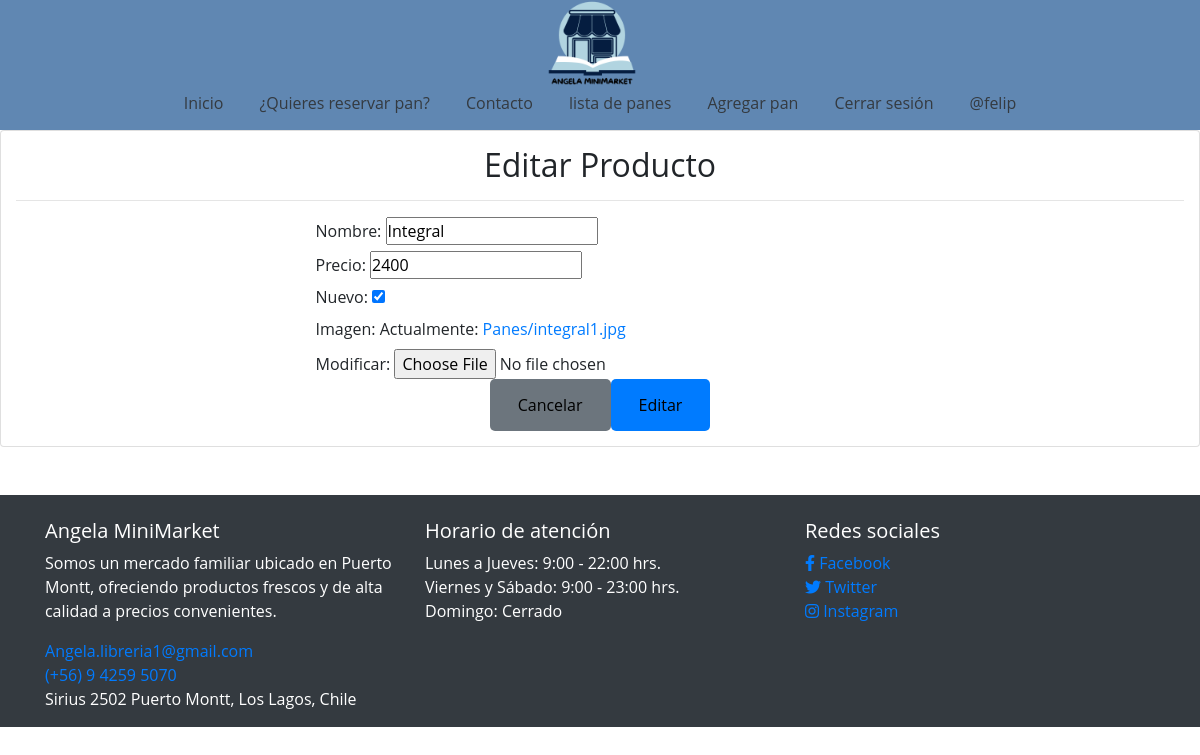
The app's page /modificar-producto/7/ (signed in) with its own data.
### app/models.py (models this page shows, shortened)
class Panesbd(models.Model):
    nombre = models.CharField(max_length=50)
    precio = models.IntegerField()
    nuevo = models.BooleanField()
    imagen =models.ImageField(upload_to="Panes",null=True)

### app/views.py (the view, shortened to what this page needs)
# urls.py: path('modificar-producto/<id>/', modificar_producto, name="modificar_producto"),
@permission_required('app.change_panesbd')
def modificar_producto(request, id):
    producto = get_object_or_404(Panesbd, id=id)
    data = {
        'form': ProductoForms(instance=producto)
    }
    return render(request, 'app/CRUD/modificar.html',data )

### app/forms.py
class ProductoForms(forms.ModelForm):
    class Meta:
        model = Panesbd
        fields = '__all__'

### app/templates/app/CRUD/modificar.html (shortened to what this page needs)
{% extends 'app/base.html' %}
{% block contenido %}
<div class="card">
    <div class="card-body">
        <div class="text-center">
        <h2>Editar Producto</h2>
        </div>
        <hr>
        <div class="row">
            <div class="col-12 col-md-6 offset-md-3">
                <form action="" method="post" enctype="multipart/form-data">
                    {{ form }}
                    <div class="d-flex justify-content-center">
                        <input type="reset" value="Cancelar" class="btn btn-secondary">
                        <input type="submit" value="Editar" class="btn btn-primary">
                    </div>
                </form>
            </div>
        </div>
    </div>
</div>
{% endblock %}

### app/templates/app/base.html (shortened to what this page needs)
<!DOCTYPE html>
<html lang="es">
  <head>
    {% load static %}
    <link href="https://stackpath.bootstrapcdn.com/bootstrap/4.5.2/css/bootstrap.min.css" rel="stylesheet" />
    <link rel="stylesheet" href="{% static 'app/css/style.css' %}" />
    <link href="https://cdnjs.cloudflare.com/ajax/libs/font-awesome/5.15.4/css/all.min.css" rel="stylesheet"/>
  </head>
  <body id="body">
    <header class="header">
      <nav class="navbar navbar-expand-lg navbar-dark">
        <div class="logo">
          <a class="navbar-brand" href="{% url 'home' %}">
            <img src="{% static 'app/img/Angela minimarket.png' %}" alt="Logo" />
          </a>
        </div>
        <div class="conteheader" id="navbarNav">
          <ul class="navbar-nav ml-auto">
            <li class="nav-item active">
              <a class="nav-link text-dark" href="{% url 'home' %}">Inicio</a>
            </li>
            <li class="nav-item">
              <a class="nav-link text-dark" href="{% url 'reservapan' %}">¿Quieres reservar pan?</a>
            </li>
            <li class="nav-item">
              <a class="nav-link text-dark" href="{% url 'contacto' %}">Contacto</a>
            </li>
            {% if perms.app.view_panesbd %}
            <li class="nav-item">
              <a class="nav-link text-dark" href="{% url 'listar_producto' %}">lista de panes</a>
            </li>
            {% endif %}
            {% if perms.app.add_panesbd %}
            <li class="nav-item">
              <a class="nav-link text-dark" href="{% url 'agregar_producto' %}">Agregar pan</a>
            </li>
            {% endif %}
            {% if user.is_authenticated %}
            <li class="nav-item">
              <a class="nav-link text-dark" href="{% url 'logout' %}">Cerrar sesión</a>
            </li>
            <li class="nav-item">
              <a class="nav-link text-dark" href="#">@{{ user.username }}</a>
            </li>
            {% endif %}
          </ul>
        </div>
      </nav>
      <br />
    </header>
    <div id="contenido">
        {% block contenido %}
        {% endblock %}
    </div>
    <footer class="footer bg-dark text-white mt-5">
      <br />
      <div class="container">
        <div class="row">
          <div class="col-md-4">
            <h5>Angela MiniMarket</h5>
            <p>
              Somos un mercado familiar ubicado en Puerto Montt, ofreciendo
              productos frescos y de alta calidad a precios convenientes.
            </p>
            <ul class="list-unstyled">
              <li>
                <a href="mailto:Angela.libreria1@gmail.com"
                  >Angela.libreria1@gmail.com</a
                >
              </li>
              <li><a href="tel:+56942595070">(+56) 9 4259 5070</a></li>
              <li>
                <address>Sirius 2502 Puerto Montt, Los Lagos, Chile</address>
              </li>
            </ul>
          </div>
          <div class="col-md-4">
            <h5>Horario de atención</h5>
            <ul class="list-unstyled">
              <li>Lunes a Jueves: 9:00 - 22:00 hrs.</li>
              <li>Viernes y Sábado: 9:00 - 23:00 hrs.</li>
              <li>Domingo: Cerrado</li>
            </ul>
          </div>
          <div class="col-md-4">
            <h5>Redes sociales</h5>
            <ul class="list-unstyled">
              <li>
                <a href="#"><i class="fab fa-facebook-f"></i> Facebook</a>
              </li>
              <li>
                <a href="#"><i class="fab fa-twitter"></i> Twitter</a>
              </li>
              <li>
                <a href="https://www.instagram.com/angelaminimarket/"
                  ><i class="fab fa-instagram"></i> Instagram</a
                >
              </li>
            </ul>
          </div>
        </div>
      </div>
    </footer>
  </body>
</html>

### app/static/app/css/style.css (style rules this page uses)
* { margin: 0; padding: 0; box-sizing: border-box; text-decoration: none; font-family: "Open Sans", sans-serif; }
.header { background-color: #6087b2; position: relative; display: flex; justify-content: center; align-items: center; flex-direction: column; height: 130px; }
.header .navbar { display: flex; flex-direction: column; align-items: center; }
.header .logo { position: absolute; top: 44%; transform: translateY(-50%); z-index: 1; }
.header .conteheader { display: flex; justify-content: center; align-items: center; margin-top: 100px; z-index: 0; }
.header .navbar-nav { display: flex; flex-direction: row; justify-content: center; }
.navbar-nav .nav-item { margin: 0 10px; }
.nav-link { color: black; }
.card-body { padding: 15px; }
.btn { border: none; color: black; padding: 14px 28px; cursor: pointer; border-radius: 5px; }
.navbar-brand img { width: 100px; }

### records on screen
Panesbd: nombre "Integral", precio "2400", nuevo "☑"

### other values on screen
{{ user.username }} "felip"
